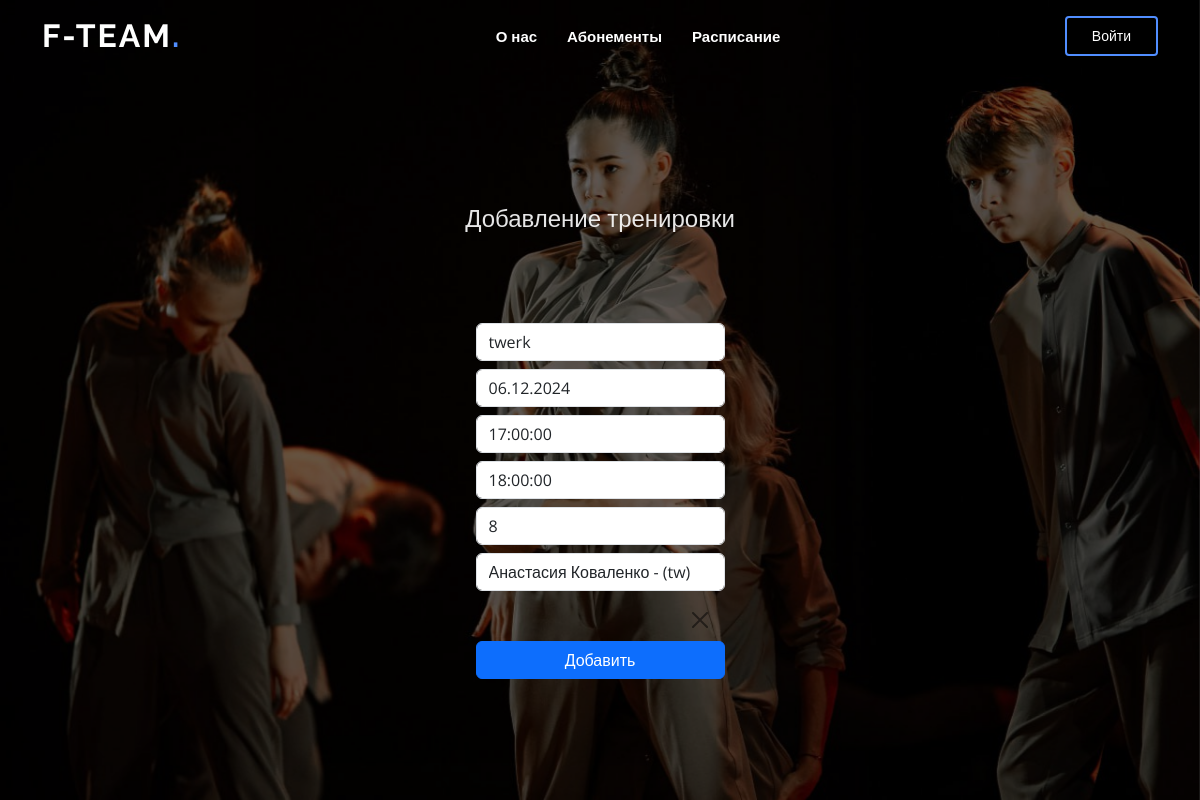
The app's page /training/4/update with its own data.
### authapp/models.py (models this page shows, shortened)
class Training(models.Model):
    SPECIALIZATION_CHOICES = [
        ('dh', 'Dancehall'),
        ('hh', 'Hip-Hop'),
        ('cont', 'Contemporary'),
        ('tw', 'twerk'),
        ('vg', 'vogue'),
        ('hs', 'house'),
    ]
    specialization = models.CharField('Направление', max_length=100, choices=SPECIALIZATION_CHOICES)
    date=models.DateField('Дата', null=True)
    time_start = models.TimeField('Время начала', null=True)
    time_end = models.TimeField('Время окончания', null=True)
    gym_number = models.DecimalField('Номер зала', max_digits=10, decimal_places=0)
    trainer = models.ForeignKey('Trainer', on_delete=models.CASCADE, null=True, verbose_name='Тренер')
    class Meta:
        verbose_name = 'Расписание'
        verbose_name_plural = 'Расписание'

### authapp/views.py (the view)
# urls.py: path('training/<int:pk>/update', views.TrainingUpdateViews.as_view(), name='training_update'),
class TrainingUpdateViews(UpdateView):
    model = Training
    template_name = 'authapp/training_create.html'
    form_class = TrainingForm
    success_url = '/training'

### authapp/forms.py
class TrainingForm(forms.ModelForm):
    class Meta:
        model = Training
        fields = ['specialization','date','time_start','time_end', 'gym_number','trainer']
        widgets = {
            'specialization': Select(attrs={
                'class': 'form-control mt-2',
                'placeholder': 'Направление'
            }),
            'date': DateInput(attrs={
                'class': 'form-control mt-2',
                'placeholder': 'Дата'
            }),
            'time_start': TimeInput(attrs={
                'class': 'form-control mt-2',
                'placeholder': 'Время начала'
            }),
            'time_end': TimeInput(attrs={
                'class': 'form-control mt-2',
                'placeholder': 'Время окончания'
            }),
            'gym_number': NumberInput(attrs={
                'class': 'form-control mt-2',
                'placeholder': 'Номер зала'
            }),
            'trainer': Select(attrs={
                'class': 'form-control mt-2',
                'placeholder': 'Номер зала'
            })
        }

### authapp/models.py (called while the page is built)
    def __str__(self):
        return f"{self.fio} - ({self.specialization})"

### authapp/templates/authapp/training_create.html (shortened to what this page needs)
{% extends 'authapp/base.html' %}
{% block head %}
<h2>Добавление тренировки</h2>
<div class="container mt-2">
    <div class="row">
        <div class="col-md-3"> </div>
        <div class="col-md-6">
            <form method="post">
                {{ form.specialization }}
                {{ form.date }}
                {{ form.time_start }}
                {{ form.time_end }}
                {{ form.gym_number }}
                {{ form.trainer }}
                <div class="alert alert-{{message.tags}} alert-dismissible fade show" role="alert">
                    <button type="button" class="btn-close" data-bs-dismiss="alert" aria-label="Close"></button>
                </div>
                <div class="d-grid gap-2">
                    <button class="btn btn-primary" type="submit">Добавить</button>
                </div>
            </form>
        </div>
        <div class="col-md-3"></div>
    </div>
</div>
{% endblock head %}

### authapp/static/authapp/assets/css/style.css (style rules this page uses)
body { font-family: "Open Sans", sans-serif; color: #444444; }
h1, h2, h3, h4, h5, h6 { font-family: "Raleway", sans-serif; }
#hero .container { position: relative; padding-top: 74px; text-align: center; }
#hero h2 { color: rgba(255, 255, 255, 0.9); margin: 10px 0 0 0; font-size: 24px; }

### records on screen
Training: specialization "twerk", date "06.12.2024", time_start "17:00:00", time_end "18:00:00", gym_number "8", trainer "Анастасия Коваленко - (tw)"
